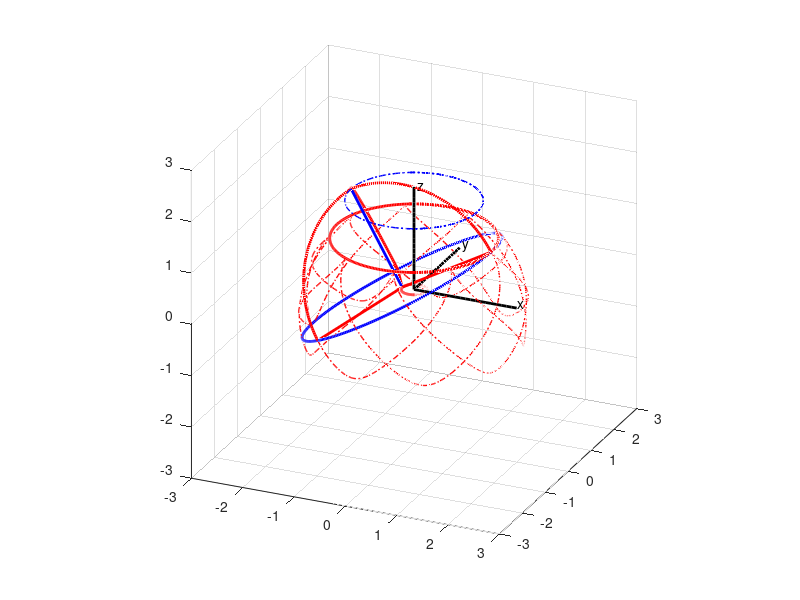

Write the MATLAB code that produced this figure.
% Plot moving 3D gear set 3 vertex with 1.5R-2R gears
% not sure whether this is correct or ver11_2 is.
% Mengtang Li
% Apr 3
clear; clf; close all;

figure('OuterPosition', [50 50 1000 1000]);
grid minor; grid on; hold on;
% plot x-axis
xaxis_x = 0:0.1:2;
xaxis_y = zeros(1,size(xaxis_x,2));
xaxis_z = zeros(1,size(xaxis_x,2));
% plot y-axis
yaxis_x = zeros(1,size(xaxis_x,2));
yaxis_y = 0:0.1:2;
yaxis_z = zeros(1,size(xaxis_x,2));
% plot z-axis
zaxis_x = zeros(1,size(xaxis_x,2));
zaxis_y = zeros(1,size(xaxis_x,2));
zaxis_z = 0:0.1:2;
% specify the lengh of axis
xlim([-3 3]); ylim([-3 3]); zlim([-3 3]);
plot3(xaxis_x,xaxis_y,xaxis_z,'k','linewidth',2);
grid on; grid minor; hold on;
plot3(yaxis_x,yaxis_y,yaxis_z,'k','linewidth',2);
plot3(zaxis_x,zaxis_y,zaxis_z,'k','linewidth',2);
% legend('x-axis', 'y-axis', 'z-axis');
text(2.0,0.05,0.05,'x');
text(0.05,2.0,0.05,'y');
text(0.05,0.05,2.0,'z');
daspect([1 1 1]);
view(24,24);

alpha = pi/6;
beta = pi/6;
R = 1;
L = (2*sqrt(3)-3)*R;
h = 1;
angle = 0:0.02:4*pi;
n = size(angle,2);
x_record1 = zeros(1,n);
y_record1 = zeros(1,n);
z_record1 = zeros(1,n);
x_record2 = zeros(1,n);
y_record2 = zeros(1,n);
z_record2 = zeros(1,n);
x_record3 = zeros(1,n);
y_record3 = zeros(1,n);
z_record3 = zeros(1,n);
x_record4 = zeros(1,n);
y_record4 = zeros(1,n);
z_record4 = zeros(1,n);

plot3(L/2*cos(angle), L/2*sin(angle), 0*angle, 'r', 'linewidth',2)
plot3(1.5*R*cos(angle), 1.5*R*sin(angle), 0*angle+R, 'r', 'linewidth',2)
pause(2);

for i = 1:1:n
    wt = angle(i);
    
    Ainv = [ (3^(1/2)*cos(2*wt))/2,  (3^(1/2)*sin(2*wt))/2,    1/2;
        -sin(2*wt),               cos(2*wt),              0;
        -cos(2*wt)/2,            -sin(2*wt)/2,         3^(1/2)/2;];
    
    Binv = [ cos(-1.5*wt) sin(-1.5*wt) 0;
        -sin(-1.5*wt) cos(-1.5*wt) 0;
        0       0       1;];
    
    C = Binv*Ainv;
    % Now the C is correct
    
    % distance between origin and center of rotating circle
    R_x = -L/2*cos(2*wt);
    R_y = -L/2*sin(2*wt);
    R_z = 0;
    
    % the rotating circle [blue]
    theta = 0:0.02:2*pi;
    rho_x = 2*R*(cos(theta)*C(1,1)+sin(theta)*C(2,1));
    rho_y = 2*R*(cos(theta)*C(1,2)+sin(theta)*C(2,2));
    rho_z = 2*R*(cos(theta)*C(1,3)+sin(theta)*C(2,3));
    % lower part half circle 1st point (0 deg) part
    phi = 0:0.02:pi/2;
    rho_p1_x = 2*R*cos(phi)*cos(0)*C(1,1)+2*R*cos(phi)*sin(0)*C(2,1)+2*R*sin(phi)*C(3,1); 
    rho_p1_y = 2*R*cos(phi)*cos(0)*C(1,2)+2*R*cos(phi)*sin(0)*C(2,2)+2*R*sin(phi)*C(3,2); 
    rho_p1_z = 2*R*cos(phi)*cos(0)*C(1,3)+2*R*cos(phi)*sin(0)*C(2,3)+2*R*sin(phi)*C(3,3); 
    % lower part half circle 2nd point (120 deg) part
    rho_p2_x = 2*R*cos(phi)*cos(2*pi/3)*C(1,1)+2*R*cos(phi)*sin(2*pi/3)*C(2,1)+2*R*sin(phi)*C(3,1); 
    rho_p2_y = 2*R*cos(phi)*cos(2*pi/3)*C(1,2)+2*R*cos(phi)*sin(2*pi/3)*C(2,2)+2*R*sin(phi)*C(3,2); 
    rho_p2_z = 2*R*cos(phi)*cos(2*pi/3)*C(1,3)+2*R*cos(phi)*sin(2*pi/3)*C(2,3)+2*R*sin(phi)*C(3,3); 
    % lower part half circle 3rd point (240 deg) part
    rho_p3_x = 2*R*cos(phi)*cos(4*pi/3)*C(1,1)+2*R*cos(phi)*sin(4*pi/3)*C(2,1)+2*R*sin(phi)*C(3,1); 
    rho_p3_y = 2*R*cos(phi)*cos(4*pi/3)*C(1,2)+2*R*cos(phi)*sin(4*pi/3)*C(2,2)+2*R*sin(phi)*C(3,2); 
    rho_p3_z = 2*R*cos(phi)*cos(4*pi/3)*C(1,3)+2*R*cos(phi)*sin(4*pi/3)*C(2,3)+2*R*sin(phi)*C(3,3); 
    
    % vertex of normal vector of radius R in moving frame
    rho_xvt = 0+0+2*R*C(3,1);
    rho_yvt = 0+0+2*R*C(3,2);
    rho_zvt = 0+0+2*R*C(3,3);
    % 1st point (0 deg) in moving frame
    rho_x1 = 2*R*(cos(0)*C(1,1)+sin(0)*C(2,1));
    rho_y1 = 2*R*(cos(0)*C(1,2)+sin(0)*C(2,2));
    rho_z1 = 2*R*(cos(0)*C(1,3)+sin(0)*C(2,3));
    % 2nd point (120 deg) in moving frame
    rho_x2 = 2*R*(cos(2*pi/3)*C(1,1)+sin(2*pi/3)*C(2,1));
    rho_y2 = 2*R*(cos(2*pi/3)*C(1,2)+sin(2*pi/3)*C(2,2));
    rho_z2 = 2*R*(cos(2*pi/3)*C(1,3)+sin(2*pi/3)*C(2,3));
    % 3rd point (240 deg) in moving frame
    rho_x3 = 2*R*(cos(4*pi/3)*C(1,1)+sin(4*pi/3)*C(2,1));
    rho_y3 = 2*R*(cos(4*pi/3)*C(1,2)+sin(4*pi/3)*C(2,2));
    rho_z3 = 2*R*(cos(4*pi/3)*C(1,3)+sin(4*pi/3)*C(2,3));
    
    % center of moving circle in fixed frame
    r_x = R_x + rho_x;
    r_y = R_y + rho_y;
    r_z = R_z + rho_z;
    %vertex of normal vector of radius R in fixed frame
    r_xvt = R_x + rho_xvt;  x_record1(i) = r_xvt;
    r_yvt = R_y + rho_yvt;  y_record1(i) = r_yvt;
    r_zvt = R_z + rho_zvt;  z_record1(i) = r_zvt;
    % 1st point (0 deg) in fixed frame
    r_x1 = R_x + rho_x1;  x_record2(i) = r_x1;
    r_y1 = R_y + rho_y1;  y_record2(i) = r_y1;
    r_z1 = R_z + rho_z1;  z_record2(i) = r_z1;
    % 2nd point (90 deg) in fixed frame
    r_x2 = R_x + rho_x2;  x_record3(i) = r_x2;
    r_y2 = R_y + rho_y2;  y_record3(i) = r_y2;
    r_z2 = R_z + rho_z2;  z_record3(i) = r_z2;
    % 3rd point (180 deg) in fixed frame
    r_x3 = R_x + rho_x3;  x_record4(i) = r_x3;
    r_y3 = R_y + rho_y3;  y_record4(i) = r_y3;
    r_z3 = R_z + rho_z3;  z_record4(i) = r_z3;
    % lower part half circle 1st point (0 deg) part
    r_p1_x = R_x + rho_p1_x;
    r_p1_y = R_y + rho_p1_y;
    r_p1_z = R_z + rho_p1_z;
    % lower part half circle 2nd point (120 deg) part
    r_p2_x = R_x + rho_p2_x;
    r_p2_y = R_y + rho_p2_y;
    r_p2_z = R_z + rho_p2_z;
    % lower part half circle 3rd point (240 deg) part
    r_p3_x = R_x + rho_p3_x;
    r_p3_y = R_y + rho_p3_y;
    r_p3_z = R_z + rho_p3_z;
    
    plotcircle1 = plot3(r_x,r_y,r_z,'b','linewidth',2);
    plotcircle2 = plot3(r_p1_x,r_p1_y,r_p1_z,'r','linewidth',2);
    plotcircle3 = plot3(r_p2_x,r_p2_y,r_p2_z,'r','linewidth',2);
    plotcircle4 = plot3(r_p3_x,r_p3_y,r_p3_z,'r','linewidth',2);
    plotline0 = plot3([R_x; r_xvt], [R_y; r_yvt], [R_z; r_zvt],'b','linewidth',2);
    plotline1 = plot3([R_x; r_x1], [R_y; r_y1], [R_z; r_z1],'r','linewidth',2);
    plotline2 = plot3([R_x; r_x2], [R_y; r_y2], [R_z; r_z2],'r','linewidth',2); 
    plotline3 = plot3([R_x; r_x3], [R_y; r_y3], [R_z; r_z3],'r','linewidth',2);
    
     
    pause(0.02);
    if (i < n)
        delete(plotcircle1);
        delete(plotcircle2);
        delete(plotcircle3);
        delete(plotcircle4);
        delete(plotline0);
        delete(plotline1);
        delete(plotline2);
        delete(plotline3);
    end
    
end
plot3(x_record1, y_record1, z_record1, 'b-.','linewidth',1);
plot3(x_record2, y_record2, z_record2, 'r-.','linewidth',1);
plot3(x_record3, y_record3, z_record3, 'r-.','linewidth',1);
plot3(x_record4, y_record4, z_record4, 'r-.','linewidth',1);
